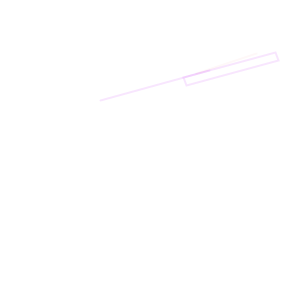
Frame 1 (no input)
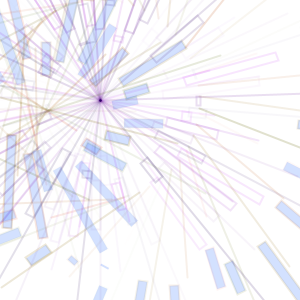
Frame 60 (the mouse pressed at the canvas centre just before this capture)
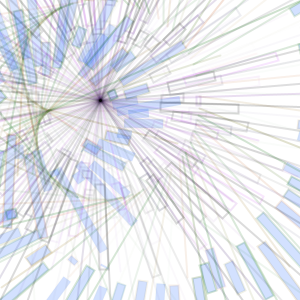
Frame 120 (the mouse held since frame 60 and released just before this capture)

The Processing sketch that drew these frames (run headless with seeded random() and noise(); from frame 60 on, the mouse is pressed at the canvas centre):

// Processing sketch: processing_53669
// ── processing_53669.pde

//Code by Saarah Saghir, YSDN 1006, based on code by Sarah Johnson
//variables
    float rot = 50;//rot is rotation
    float rad = 100;//rad is radius
    float speed = .2;//the speed of the lines moving
    float circleSize = 9;//size of the ellipse at the end of the line
    float a=10;
 
 
void setup() {
  size(300,300);  //size of window/sketch
  background(255); //white background
  smooth();  //anti-aliasing
 frameRate(400); //very fast speed of animation
};
 
void draw()  {
  a+=3;            //add intervals of 3, if a<0, reset a to 255
  if (a<0) {
    a=255;
  }
  translate(100,100); //translate center to this point
  rotate(rot);  //amt of rotation
      stroke(200-a,0,255-a,random(40)); //color and opacity of stroke
      strokeWeight(2);
          line(0,0,rad+a,0);  //rotating line
  fill(255,255,255,30);
      rect(rad-(random(50)),0,random(100),circleSize); //rect at end of line
  rot = rot + speed;
  
  translate(100,0); //translate center again, this makes it rotate on top of the other line
  rotate(rot);
      stroke(255-a,100,100-a,random(50));
      strokeWeight(2);
          line(0,0,rad-50+a,0);
  fill(30,100,255,50);
      rect(rad+(random(30)),random(10),random(100),circleSize);
  rot = rot + speed;
}
                
                
